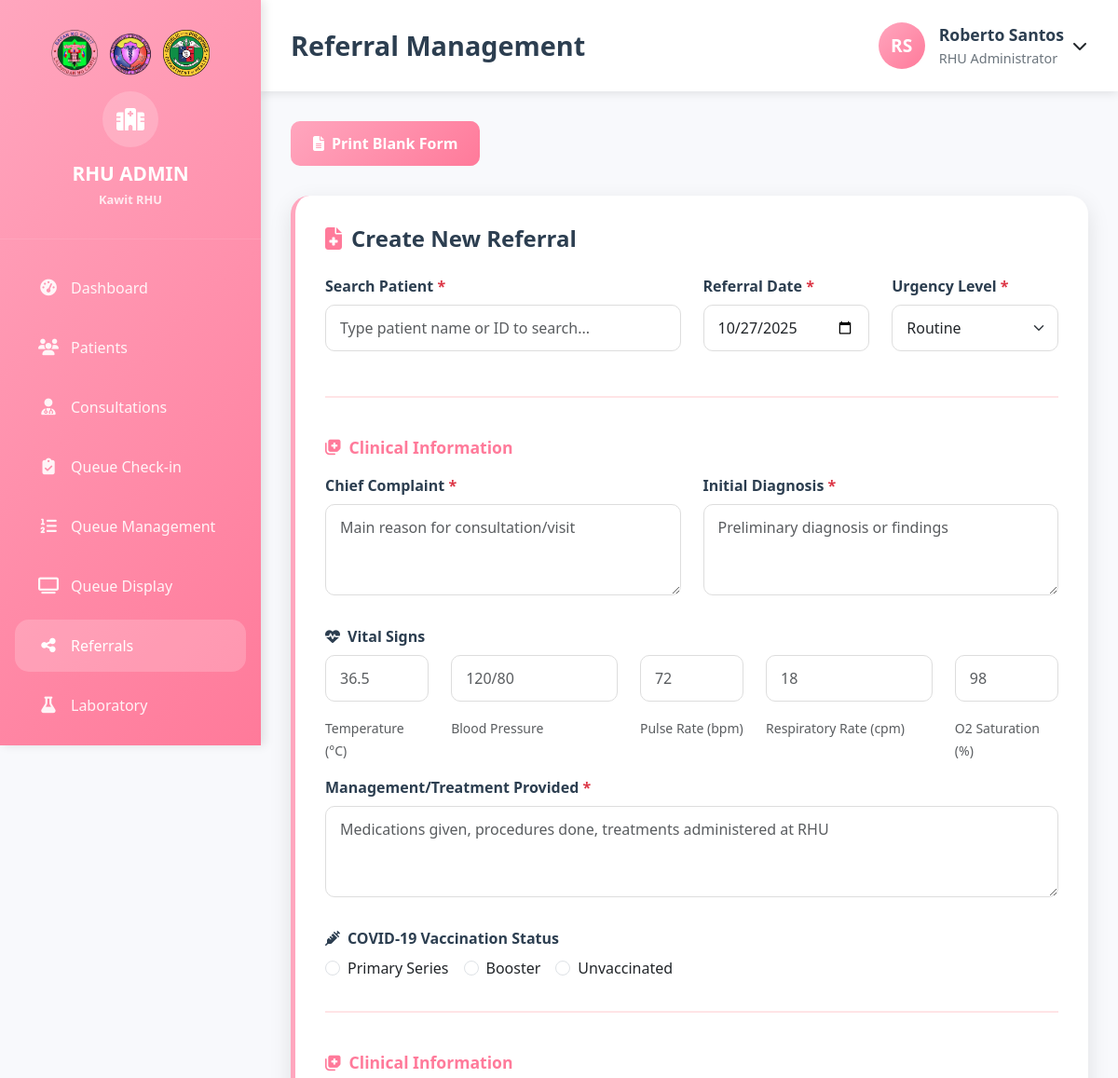
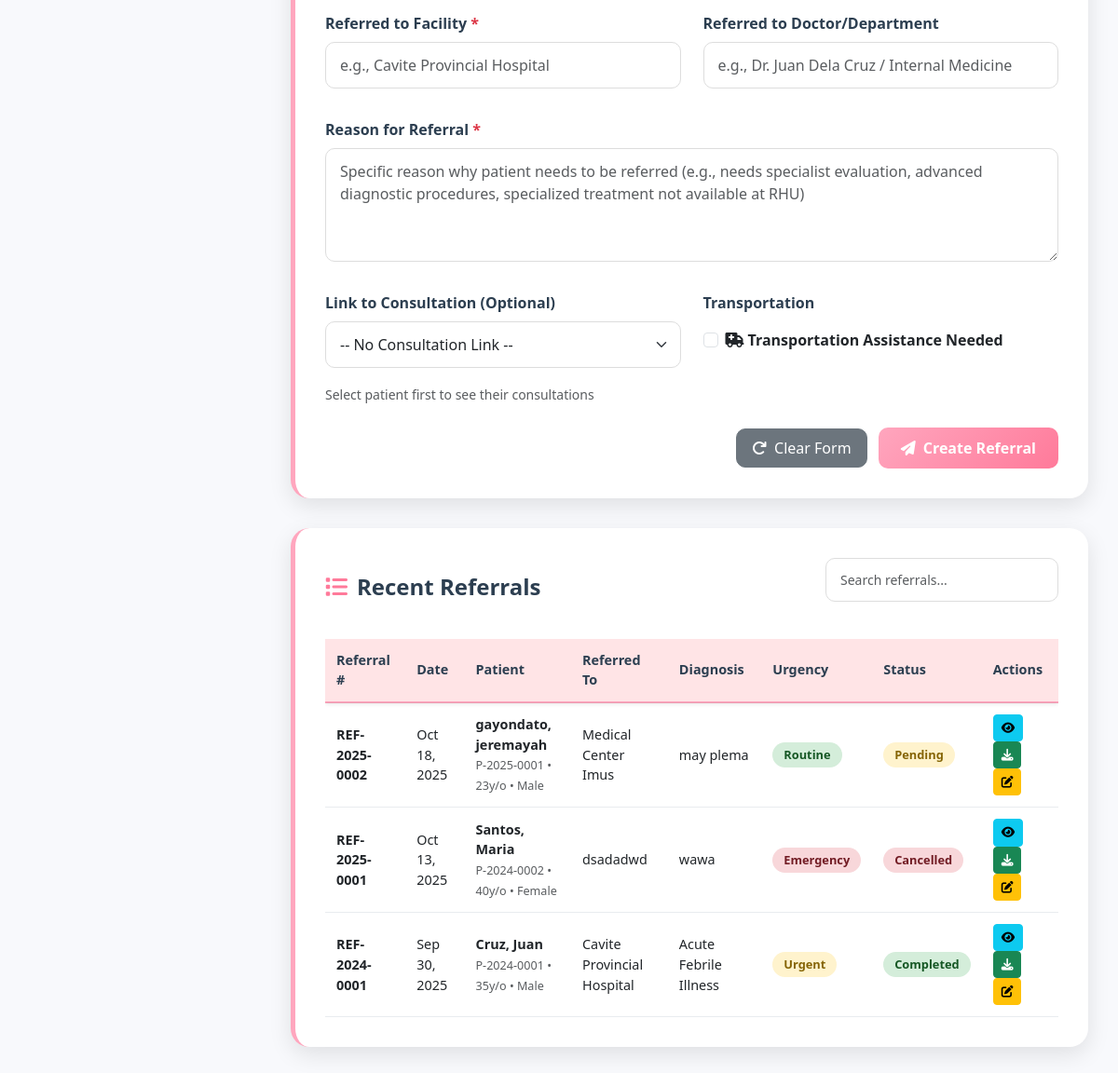
Page /kawit_rhu/Admin/Rural_Health_Unit/Referral.php (signed in) on the committed database (2 pictures, top to bottom).
### tables this page shows
CREATE TABLE `staff` (
  `id` int(11) NOT NULL,
  `user_id` int(11) DEFAULT NULL,
  `employee_id` varchar(20) NOT NULL,
  `first_name` varchar(50) NOT NULL,
  `middle_name` varchar(50) DEFAULT NULL,
  `last_name` varchar(50) NOT NULL,
  `suffix` varchar(10) DEFAULT NULL,
  `position` varchar(100) NOT NULL,
  `department` enum('RHU','BHS','Pharmacy','Administration') NOT NULL,
  `assigned_barangay_id` int(11) DEFAULT NULL,
  `phone` varchar(15) DEFAULT NULL,
  `email` varchar(100) DEFAULT NULL,
  `date_hired` date DEFAULT NULL,
  `date_terminated` date DEFAULT NULL,
  `employment_status` enum('Active','Inactive','Terminated','On Leave') DEFAULT 'Active',
  `license_number` varchar(50) DEFAULT NULL,
  `license_expiry` date DEFAULT NULL,
  `specialization` varchar(100) DEFAULT NULL,
  `salary` decimal(10,2) DEFAULT NULL,
  `profile_picture` varchar(255) DEFAULT NULL,
  `is_active` tinyint(1) DEFAULT 1,
  `created_at` timestamp NOT NULL DEFAULT current_timestamp(),
  `updated_at` timestamp NOT NULL DEFAULT current_timestamp() ON UPDATE current_timestamp()
);

CREATE TABLE `referrals` (
  `id` int(11) NOT NULL,
  `referral_number` varchar(20) NOT NULL,
  `patient_id` int(11) NOT NULL,
  `consultation_id` int(11) DEFAULT NULL,
  `referred_by` int(11) NOT NULL,
  `referred_to_facility` varchar(200) NOT NULL,
  `referred_to_doctor` varchar(200) DEFAULT NULL,
  `referral_reason` text NOT NULL,
  `clinical_summary` text DEFAULT NULL,
  `diagnosis` text DEFAULT NULL,
  `treatment_given` text DEFAULT NULL,
  `urgency_level` enum('routine','urgent','emergency') DEFAULT 'routine',
  `referral_date` date NOT NULL,
  `expected_return_date` date DEFAULT NULL,
  `transportation_needed` tinyint(1) DEFAULT 0,
  `covid_vaccination_status` enum('primary_series','booster','unvaccinated','unknown') DEFAULT 'unknown',
  `temperature` varchar(10) DEFAULT NULL,
  `blood_pressure` varchar(20) DEFAULT NULL,
  `pulse_rate` varchar(10) DEFAULT NULL,
  `respiratory_rate` varchar(10) DEFAULT NULL,
  `oxygen_saturation` varchar(10) DEFAULT NULL,
  `status` enum('pending','sent','accepted','completed','cancelled') DEFAULT 'pending',
  `feedback` text DEFAULT NULL,
  `return_summary` text DEFAULT NULL,
  `created_at` timestamp NOT NULL DEFAULT current_timestamp(),
  `updated_at` timestamp NOT NULL DEFAULT current_timestamp() ON UPDATE current_timestamp()
);

CREATE TABLE `patients` (
  `id` int(11) NOT NULL,
  `user_id` int(11) DEFAULT NULL,
  `patient_id` varchar(20) NOT NULL,
  `first_name` varchar(50) NOT NULL,
  `middle_name` varchar(50) DEFAULT NULL,
  `last_name` varchar(50) NOT NULL,
  `suffix` varchar(10) DEFAULT NULL,
  `date_of_birth` date NOT NULL,
  `gender` enum('Male','Female','Other') NOT NULL,
  `civil_status` enum('Single','Married','Widowed','Divorced','Separated') DEFAULT 'Single',
  `address` text NOT NULL,
  `barangay_id` int(11) DEFAULT NULL,
  `phone` varchar(15) DEFAULT NULL,
  `email` varchar(100) DEFAULT NULL,
  `blood_type` varchar(5) DEFAULT NULL,
  `allergies` text DEFAULT NULL,
  `medical_history` text DEFAULT NULL,
  `emergency_contact_name` varchar(100) DEFAULT NULL,
  `emergency_contact_phone` varchar(15) DEFAULT NULL,
  `emergency_contact_relationship` varchar(50) DEFAULT NULL,
  `guardian_name` varchar(200) DEFAULT NULL,
  `guardian_relationship` varchar(100) DEFAULT NULL,
  `philhealth_number` varchar(20) DEFAULT NULL,
  `osca_number` varchar(50) DEFAULT NULL,
  `family_number` varchar(50) DEFAULT NULL,
  `pwd_status` enum('YES','NO') DEFAULT 'NO',
  `four_ps_status` enum('YES','NO') DEFAULT 'NO',
  `occupation` varchar(100) DEFAULT NULL,
  `educational_attainment` varchar(50) DEFAULT NULL,
  `religion` varchar(50) DEFAULT NULL,
  `profile_picture` varchar(255) DEFAULT NULL,
  `is_active` tinyint(1) DEFAULT 1,
  `created_at` timestamp NOT NULL DEFAULT current_timestamp(),
  `updated_at` timestamp NOT NULL DEFAULT current_timestamp() ON UPDATE current_timestamp(),
  `temperature` decimal(4,1) DEFAULT NULL COMMENT 'In Celsius',
  `blood_pressure` varchar(20) DEFAULT NULL COMMENT 'Format: 120/80',
  `heart_rate` int(11) DEFAULT NULL COMMENT 'Beats per minute',
  `respiratory_rate` int(11) DEFAULT NULL COMMENT 'Breaths per minute',
  `oxygen_saturation` int(11) DEFAULT NULL COMMENT 'Percentage',
  `weight_kg` decimal(5,2) DEFAULT NULL COMMENT 'Weight in kilograms',
  `height_cm` decimal(5,2) DEFAULT NULL COMMENT 'Height in centimeters',
  `bmi` decimal(4,1) DEFAULT NULL COMMENT 'Calculated BMI',
  `is_current_smoker` enum('YES','NO') DEFAULT 'NO',
  `has_alcohol_intake` enum('YES','NO') DEFAULT 'NO',
  `has_illicit_drug_use` enum('YES','NO') DEFAULT 'NO',
  `eats_unhealthy_foods` enum('YES','NO') DEFAULT 'NO',
  `has_regular_exercise` enum('YES','NO') DEFAULT 'NO',
  `has_hypertension` enum('YES','NO') DEFAULT 'NO',
  `gets_hypertension_meds_from_rhu` enum('YES','NO') DEFAULT 'NO',
  `has_diabetes` enum('YES','NO') DEFAULT 'NO',
  `gets_diabetes_meds_from_rhu` enum('YES','NO') DEFAULT 'NO'
);

### kawit_rhu/Admin/Rural_Health_Unit/Referral.php (the view, shortened to what the rows shown need)
<?php
$host = 'localhost';
$dbname = 'kawit_rhu';
$username = 'root';
$password = '';
try {
    $pdo = new PDO("mysql:host=$host;dbname=$dbname", $username, $password);
    $pdo->setAttribute(PDO::ATTR_ERRMODE, PDO::ERRMODE_EXCEPTION);
} catch(PDOException $e) {
    die("Connection failed: " . $e->getMessage());
}
$stmt = $pdo->prepare("
    SELECT s.*, u.username, u.last_login
    FROM staff s
    JOIN users u ON s.user_id = u.id
    WHERE u.id = ? AND s.department = 'RHU'
");
$stmt->execute([$_SESSION['user_id']]);
$staff = $stmt->fetch(PDO::FETCH_ASSOC);
$search = $_GET['search'] ?? '';
$query = "
    SELECT r.*,
           p.patient_id,
           CONCAT(p.last_name, ', ', p.first_name) as patient_name,
           YEAR(CURDATE()) - YEAR(p.date_of_birth) as patient_age,
           p.gender,
           CONCAT(s.first_name, ' ', s.last_name) as referred_by_name
    FROM referrals r
    JOIN patients p ON r.patient_id = p.id
    LEFT JOIN staff s ON r.referred_by = s.id
    WHERE 1=1
";
$query .= " ORDER BY r.referral_date DESC, r.created_at DESC LIMIT 50";
$referralsStmt = $pdo->prepare($query);
if (!empty($search)) {
    $referralsStmt->execute(['search' => "%$search%"]);
} else {
    $referralsStmt->execute();
}
$referrals = $referralsStmt->fetchAll(PDO::FETCH_ASSOC);
?>
<!DOCTYPE html>
<html lang="en">
<head>
    <link href="https://cdnjs.cloudflare.com/ajax/libs/bootstrap/5.3.0/css/bootstrap.min.css" rel="stylesheet">
    <link href="https://cdnjs.cloudflare.com/ajax/libs/font-awesome/6.4.0/css/all.min.css" rel="stylesheet">
    <link rel="stylesheet" href="../../Admin/style.css">
</head>
<body>
    <div class="main-container">
        <div class="main-content">
            <nav class="top-navbar">
                <h1 class="page-title">Referral Management</h1>
                <div class="user-info">
                    <div class="user-avatar">
                        <?php
                        $initials = strtoupper(substr($staff['first_name'], 0, 1) . substr($staff['last_name'], 0, 1));
                        echo $initials;
                        ?>
                    </div>
                    <div class="user-details">
                        <div class="user-name"><?php echo htmlspecialchars($staff['first_name'] . ' ' . $staff['last_name']); ?></div>
                        <div class="user-role"><?php echo htmlspecialchars($staff['position']); ?></div>
                    </div>
                    <div class="dropdown">
                        <button class="btn btn-link text-dark p-0 ms-2" type="button" data-bs-toggle="dropdown" style="text-decoration: none;">
                        </button>
                    </div>
                </div>
            </nav>
            <div class="dashboard-content">
                <div class="content-section">
                    <div class="table-responsive">
                        <table class="data-table">
                            <thead>
                                <tr>
                                    <th>Referral #</th>
                                    <th>Date</th>
                                    <th>Patient</th>
                                    <th>Referred To</th>
                                    <th>Diagnosis</th>
                                    <th>Urgency</th>
                                    <th>Status</th>
                                    <th>Actions</th>
                                </tr>
                            </thead>
                            <tbody>
                                <?php if (!empty($referrals)): ?>
                                    <?php foreach ($referrals as $referral): ?>
                                        <tr>
                                            <td><strong><?php echo htmlspecialchars($referral['referral_number']); ?></strong></td>
                                            <td><?php echo date('M j, Y', strtotime($referral['referral_date'])); ?></td>
                                            <td>
                                                <strong><?php echo htmlspecialchars($referral['patient_name']); ?></strong><br>
                                                <small class="text-muted"><?php echo htmlspecialchars($referral['patient_id']); ?> • <?php echo $referral['patient_age']; ?>y/o • <?php echo $referral['gender']; ?></small>
                                            </td>
                                            <td><?php echo htmlspecialchars($referral['referred_to_facility']); ?></td>
                                            <td><?php echo htmlspecialchars(substr($referral['diagnosis'], 0, 50)); ?><?php echo strlen($referral['diagnosis']) > 50 ? '...' : ''; ?></td>
                                            <td><span class="status-badge urgency-<?php echo $referral['urgency_level']; ?>"><?php echo ucfirst($referral['urgency_level']); ?></span></td>
                                            <td><span class="status-badge status-<?php echo $referral['status']; ?>"><?php echo ucfirst($referral['status']); ?></span></td>
                                            <td>
                                                <button class="btn btn-sm btn-info" onclick="viewReferral(<?php echo $referral['id']; ?>)" title="View Details">
                                                    <i class="fas fa-eye"></i>
                                                </button>
                                                <button class="btn btn-sm btn-success" onclick="downloadReferral(<?php echo $referral['id']; ?>)" title="Download PDF">
                                                    <i class="fas fa-download"></i>
                                                </button>
                                                <button class="btn btn-sm btn-warning" onclick="updateStatus(<?php echo $referral['id']; ?>)" title="Update Status">
                                                    <i class="fas fa-edit"></i>
                                                </button>
                                            </td>
                                        </tr>
                                    <?php endforeach; ?>
                                <?php endif; ?>
                            </tbody>
                        </table>
                    </div>
                </div>
            </div>
        </div>
    </div>
</body>
</html>

### rows in the picture
staff: initials "RS", first_name+last_name "Roberto Santos", position "RHU Administrator"
referrals: referral_number "REF-2025-0002", referral_date "Oct 18, 2025", patient_name "gayondato, jeremayah", patient.patient_id "P-2025-0001", patient_age "23", patient.gender "Male", referred_to_facility "Medical Center Imus", diagnosis "may plema", urgency_level "Routine", status "Pending"
referrals: referral_number "REF-2025-0001", referral_date "Oct 13, 2025", patient_name "Santos, Maria", patient.patient_id "P-2024-0002", patient_age "40", patient.gender "Female", referred_to_facility "dsadadwd", diagnosis "wawa", urgency_level "Emergency", status "Cancelled"
referrals: referral_number "REF-2024-0001", referral_date "Sep 30, 2025", patient_name "Cruz, Juan", patient.patient_id "P-2024-0001", patient_age "35", patient.gender "Male", referred_to_facility "Cavite Provincial Hospital", diagnosis "Acute Febrile Illness", urgency_level "Urgent", status "Completed"
